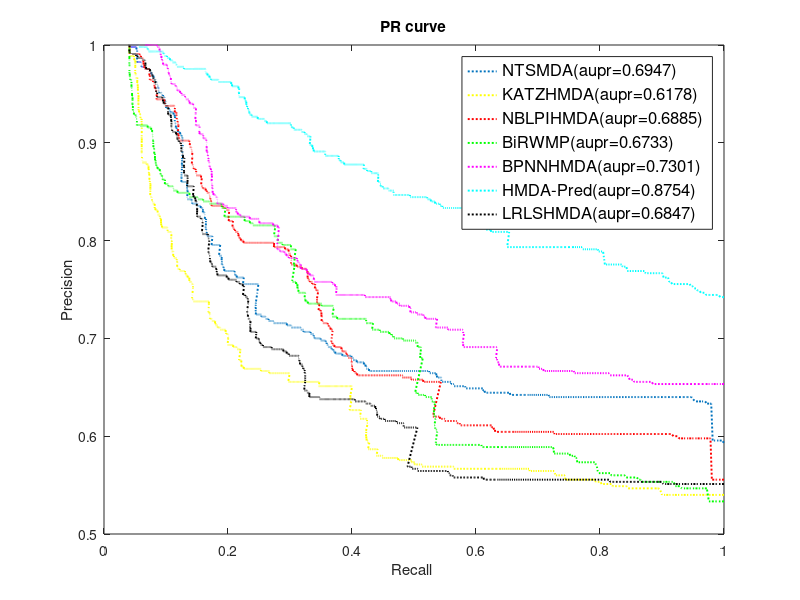

Write MATLAB code to recreate this figure.
load pr1KATZ.mat
load re1KATZ.mat
load pr1NBLPI.mat
load re1NBLPI.mat
load pr1NTS.mat
load re1NTS.mat
load pr1Bi.mat
load re1Bi.mat
load pr1BPNN.mat
load re1BPNN.mat
load pr1Pred.mat
load re1Pred.mat
load pr1LRLS.mat
load re1LRLS.mat
load interaction
[n,m] = size(interaction);
%t=m*n;
%%
plot(re1NTS,pr1NTS,':','LineWidth',1.4);
hold on;
plot(re1KATZ,pr1KATZ,':y','LineWidth',1.4);
hold on;
plot(re1NBLPI,pr1NBLPI,':r','LineWidth',1.4);
hold on;
plot(re1Bi,pr1Bi,':g','LineWidth',1.4);
hold on;
plot(re1BPNN,pr1BPNN,':m','LineWidth',1.4);
hold on;
plot(re1Pred,pr1Pred,':c','LineWidth',1.4);
hold on;
plot(re1LRLS,pr1LRLS,':k','LineWidth',1.4);
%%
p1=flip(pr1KATZ);
r1=flip(re1KATZ);
area1(1,1)=p1(1,1)*r1(1,1)/2;
for k=2:10939
    area1(1,k)=[p1(1,k-1)+p1(1,k)]*[r1(1,k)-r1(1,k-1)]/2;
end
aupr1KATZ=sum(area1);
save aupr1KATZ aupr1KATZ;
%%
p2=flip(pr1NBLPI);
r2=flip(re1NBLPI);
area2(1,1)=p2(1,1)*r2(1,1)/2;
for k=2:10939
    area2(1,k)=[p2(1,k-1)+p2(1,k)]*[r2(1,k)-r2(1,k-1)]/2;
end
aupr1NBLPI=sum(area2);
save aupr1NBLPI aupr1NBLPI;
%%
p3=flip(pr1NTS);
r3=flip(re1NTS);
area3(1,1)=p3(1,1)*r3(1,1)/2;
for k=2:10939
    area3(1,k)=[p3(1,k-1)+p3(1,k)]*[r3(1,k)-r3(1,k-1)]/2;
end
aupr1NTS=sum(area3);
save aupr1NTS aupr1NTS;
%%
p4=flip(pr1Bi);
r4=flip(re1Bi);
area4(1,1)=p4(1,1)*r4(1,1)/2;
for k=2:10939
    area4(1,k)=[p4(1,k-1)+p4(1,k)]*[r4(1,k)-r4(1,k-1)]/2;
end
aupr1Bi=sum(area4);
save aupr1Bi aupr1Bi;

%%
p5=flip(pr1BPNN);
r5=flip(re1BPNN);
area5(1,1)=p5(1,1)*r5(1,1)/2;
for k=2:10939
    area5(1,k)=[p5(1,k-1)+p5(1,k)]*[r5(1,k)-r5(1,k-1)]/2;
end
aupr1BPNN=sum(area5);
save aupr1BPNN aupr1BPNN;
%%
p6=flip(pr1Pred);
r6=flip(re1Pred);
area6(1,1)=p6(1,1)*r6(1,1)/2;
for k=2:10939
    area6(1,k)=[p6(1,k-1)+p6(1,k)]*[r6(1,k)-r6(1,k-1)]/2;
end
aupr1Pred=sum(area6);
save aupr1Pred aupr1Pred;
%%
p7=flip(pr1LRLS);
r7=flip(re1LRLS);
area7(1,1)=p7(1,1)*r7(1,1)/2;
for k=2:10939
    area7(1,k)=[p7(1,k-1)+p7(1,k)]*[r7(1,k)-r7(1,k-1)]/2;
end
aupr1LRLS=sum(area7);
save aupr1LRLS aupr1LRLS;


%aupr_MBiRW=trapz(r,p);
%save aupr_MBiRW aupr_MBiRW;
xlabel('Recall ');
ylabel('Precision');
title('PR curve');
legend({'NTSMDA(aupr=0.6947)','KATZHMDA(aupr=0.6178)','NBLPIHMDA(aupr=0.6885)','BiRWMP(aupr=0.6733)','BPNNHMDA(aupr=0.7301)','HMDA-Pred(aupr=0.8754)','LRLSHMDA(aupr=0.6847)'},'FontSize',12,'Location','NorthEast')